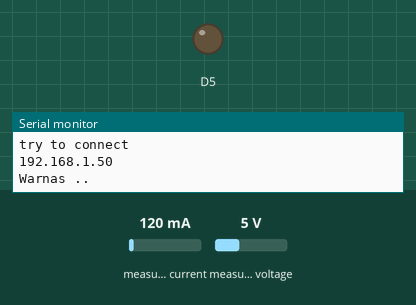
Recording of a sketch running on a simulated ESP8266 (NodeMCU). On the bench: output pins drawn as LEDs (lit = HIGH), the last lines printed to the serial monitor. Inputs (shaded band) come from the test bench; at power-on: measured current 120 mA, measured voltage 5 V. WiFi joins after 1.5 s; servers stay silent unless stated; uploads are accepted with an empty reply.

Above: at 3.9 s.
At 66.18 s:
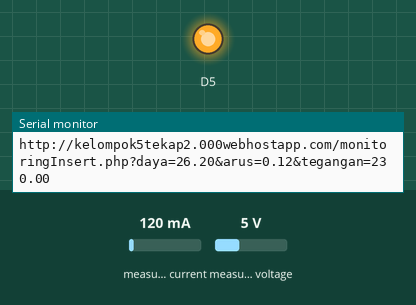
Timing chart, 0 to 83.2 s (numbered marks = the images above):
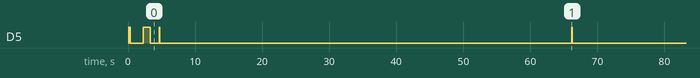

The sketch:

MONDALIST.ino
```cpp
#include <ESP8266WiFi.h>
#include <ESP8266HTTPClient.h>
#include <PZEM004Tv30.h>


PZEM004Tv30 pzem(D1, D2);

const char* ssid="Warnas ..";
const char* password="beliajadulu";


void setup() {

  Serial.begin(115200);
    pinMode(D5, OUTPUT);
  digitalWrite(D5, HIGH);
  delay(100);
  digitalWrite(D5, LOW);
  delay(100);
  digitalWrite(D5, HIGH);
  delay(100);
  digitalWrite(D5, LOW);

  WiFi.begin(ssid,password);
  while(WiFi.status() != WL_CONNECTED){
    Serial.println("try to connect");
    delay(1000);
  }
  digitalWrite(D5, HIGH);
  delay(1000);
  digitalWrite(D5, LOW);
  Serial.println(WiFi.localIP());
  Serial.println(ssid);
}


void loop() {
    delay(1000);
    float voltage = pzem.voltage();

    if(voltage != NAN){

        Serial.print("Voltage: "); Serial.print(voltage); Serial.println("V");

    } else {

        Serial.println("Error reading voltage");

    }


    float current = pzem.current();

    if(current != NAN){

        Serial.print("Current: "); Serial.print(current); Serial.println("A");

    } else {

        Serial.println("Error reading current");

    }


    float power = pzem.power();

    if(current != NAN){

        Serial.print("Power: "); Serial.print(power); Serial.println("W");

    } else {

        Serial.println("Error reading power");

    }


    float energy = pzem.energy();

    if(current != NAN){

        Serial.print("Energy: "); Serial.print(energy,3); Serial.println("kWh");

    } else {

        Serial.println("Error reading energy");

    }


    float frequency = pzem.frequency();

    if(current != NAN){

        Serial.print("Frequency: "); Serial.print(frequency, 1); Serial.println("Hz");

    } else {

        Serial.println("Error reading frequency");

    }


    float pf = pzem.pf();

    if(current != NAN){

        Serial.print("PF: "); Serial.println(pf);

    } else {

        Serial.println("Error reading power factor");

    }
  delay(100);
  String website = "http://kelompok5tekap2.000webhostapp.com/monitoringInsert.php?daya="+String(power)+"&arus="+String(current)+"&tegangan="+String(voltage);
  Serial.println(website);
  if (WiFi.status() == WL_CONNECTED){
    HTTPClient http;
    http.begin(website);
    int httpCode = http.GET();
    }
    digitalWrite(D5, HIGH);
    delay(100);
    digitalWrite(D5, LOW);
    Serial.println("Data Berhasil Di kirim");
    delay(60000);

}
```

Measured:
- by itself, D5: HIGH → LOW at 0.10 s, → HIGH 0.10 s later, → LOW 0.10 s later, → HIGH 2.0 s later, … (11 changes in this stretch)
